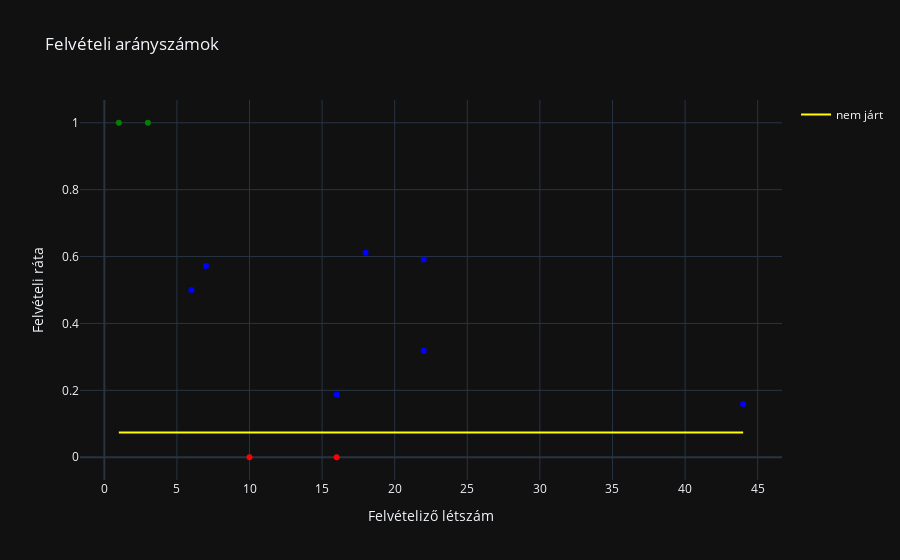
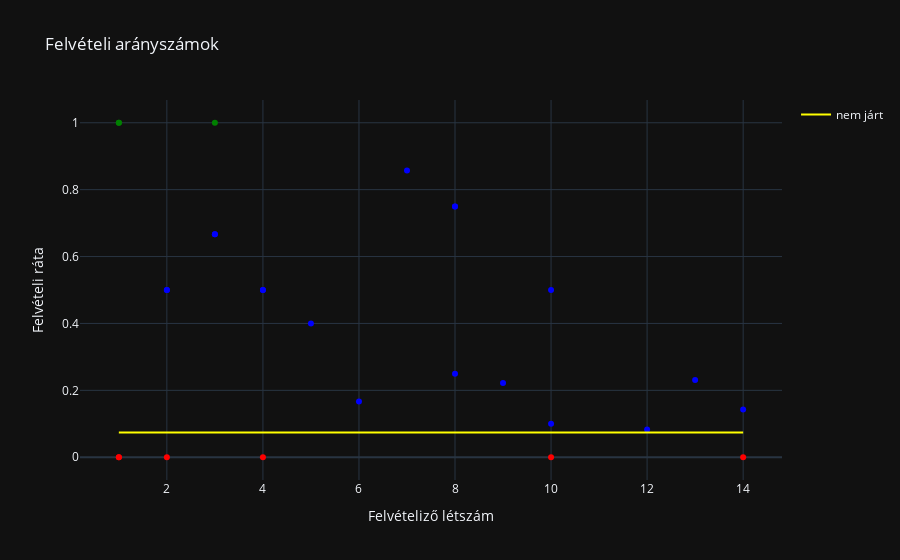
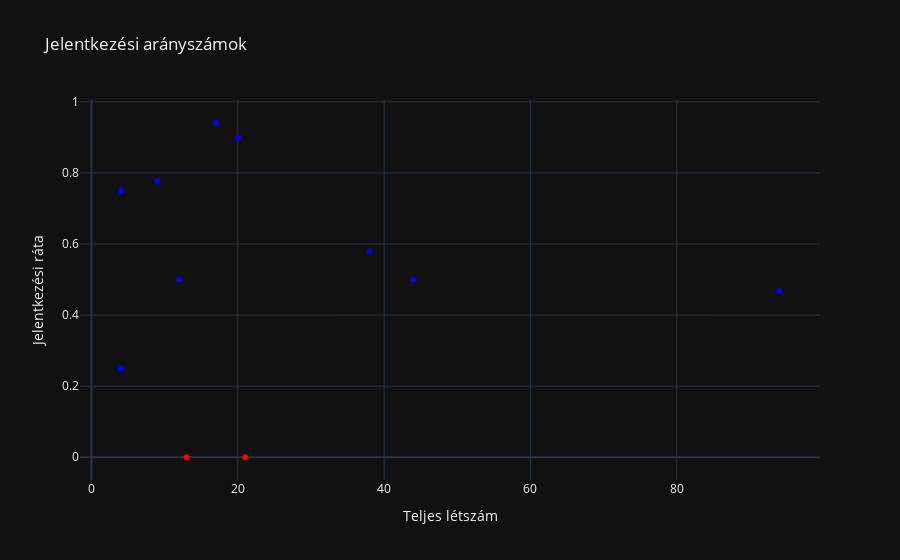
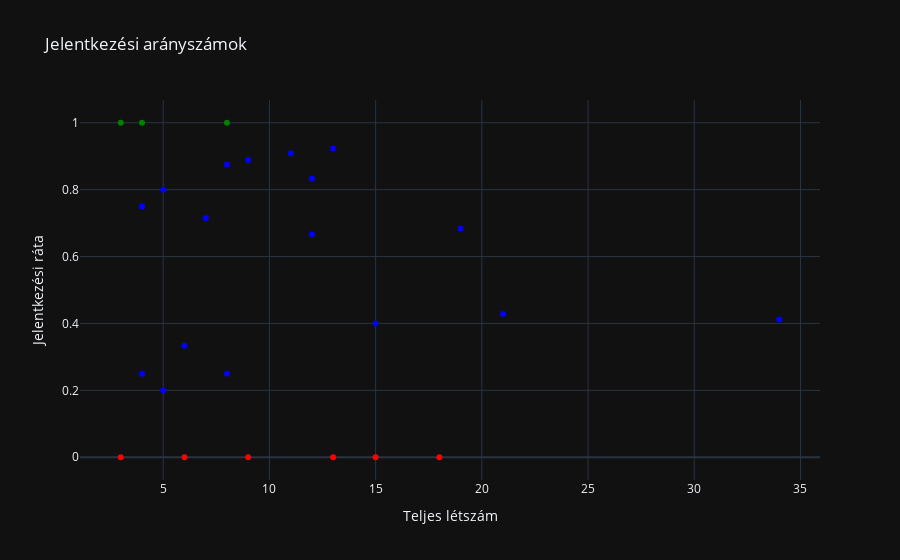

Write notebook code for charts like these, in order.
### Code cell
analize_acceptance_ratio(df)

### Figure 1 — Plotly figure (JSON) as saved in the notebook; plotly's stock layout.template omitted (floating-point values rounded to 4 significant figures)
{"data": [{"customdata": [[0.0], [0.0]], "hovertemplate": "<b>%{hovertext}</b><br><br>Felvételiző létszám=%{x}<br>Felvételi ráta=%{y}<br>Felvett hallgató=%{customdata[0]}<extra></extra>", "hovertext": ["animáció", "építészet"], "legendgroup": "", "marker": {"color": "red", "symbol": "circle"}, "mode": "markers", "name": "", "orientation": "v", "showlegend": false, "x": [16.0, 10.0], "xaxis": "x", "y": [0.0, 0.0], "yaxis": "y", "type": "scatter"}, {"customdata": [[3.0], [1.0]], "hovertemplate": "<b>%{hovertext}</b><br><br>Felvételiző létszám=%{x}<br>Felvételi ráta=%{y}<br>Felvett hallgató=%{customdata[0]}<extra></extra>", "hovertext": ["designkultúra", "formatervezés szakirány"], "legendgroup": "", "marker": {"color": "green", "symbol": "circle"}, "mode": "markers", "name": "", "orientation": "v", "showlegend": false, "x": [3.0, 1.0], "xaxis": "x", "y": [1.0, 1.0], "yaxis": "y", "type": "scatter"}, {"customdata": [[11.0], [3.0], [3.0], [7.0], [13.0], [7.0], [4.0]], "hovertemplate": "<b>%{hovertext}</b><br><br>Felvételiző létszám=%{x}<br>Felvételi ráta=%{y}<br>Felvett hallgató=%{customdata[0]}<extra></extra>", "hovertext": ["formatervezés", "fotográfia", "média design", "rajz", "tervezőgrafika", "textiltervezés", "tárgyalkotás"], "legendgroup": "", "marker": {"color": "blue", "symbol": "circle"}, "mode": "markers", "name": "", "orientation": "v", "showlegend": false, "x": [18.0, 6.0, 16.0, 44.0, 22.0, 22.0, 7.0], "xaxis": "x", "y": [0.6111, 0.5, 0.1875, 0.1591, 0.5909, 0.3182, 0.5714], "yaxis": "y", "type": "scatter"}, {"hoverinfo": "name+y", "line": {"color": "yellow", "width": 2}, "mode": "lines", "name": "nem járt", "x": [1.0, 44.0], "y": [0.07375, 0.07375], "type": "scatter"}], "layout": {"xaxis": {"anchor": "y", "domain": [0.0, 1.0], "title": {"text": "Felvételiző létszám"}}, "yaxis": {"anchor": "x", "domain": [0.0, 1.0], "title": {"text": "Felvételi ráta"}}, "legend": {"tracegroupgap": 0}, "title": {"text": "Felvételi arányszámok"}}}

### Figure 2 — Plotly figure (JSON) as saved in the notebook; plotly's stock layout.template omitted (floating-point values rounded to 4 significant figures)
{"data": [{"customdata": [[2.0], [2.0], [5.0], [2.0], [1.0], [1.0], [3.0], [6.0], [1.0], [2.0], [2.0], [1.0], [1.0], [6.0], [2.0], [6.0], [2.0], [2.0]], "hovertemplate": "<b>%{hovertext}</b><br><br>Felvételiző létszám=%{x}<br>Felvételi ráta=%{y}<br>Felvett hallgató=%{customdata[0]}<extra></extra>", "hovertext": ["7_alkalmas_őszi_2022, 7 alkalmas textil", "7_alkalmas_őszi_2022, 7 alklamas rajz", "előkészítő_2022, formatervezés", "előkészítő_2022, fotográfia", "előkészítő_2022, média design", "előkészítő_2022, rajzbérlet 10 alkalmas ", "előkészítő_2022, rajzbérlet 19 alkalmas ", "előkészítő_2022, tervezőgrafika - haladó", "előkészítő_2022, tervezőgrafika - kezdő", "előkészítő_2022, textiltervezés", "előkészítő_2022, tárgyalkotás", "intenzív 2022, rajz", "intenzív 2022, textil szakirány", "intenzív 2023, formatervezés", "intenzív 2023, média design", "intenzív 2023, tervezőgrafika", "intenzív 2023, textiltervezés", "intenzív 2023, tárgyalkotás"], "legendgroup": "", "marker": {"color": "blue", "symbol": "circle"}, "mode": "markers", "name": "", "orientation": "v", "showlegend": false, "x": [9.0, 14.0, 10.0, 5.0, 12.0, 10.0, 13.0, 8.0, 6.0, 8.0, 4.0, 2.0, 2.0, 8.0, 4.0, 7.0, 3.0, 3.0], "xaxis": "x", "y": [0.2222, 0.1429, 0.5, 0.4, 0.08333, 0.1, 0.2308, 0.75, 0.1667, 0.25, 0.5, 0.5, 0.5, 0.75, 0.5, 0.8571, 0.6667, 0.6667], "yaxis": "y", "type": "scatter"}, {"customdata": [[0.0], [0.0], [0.0], [0.0], [0.0], [0.0]], "hovertemplate": "<b>%{hovertext}</b><br><br>Felvételiző létszám=%{x}<br>Felvételi ráta=%{y}<br>Felvett hallgató=%{customdata[0]}<extra></extra>", "hovertext": ["előkészítő_2022, animáció", "előkészítő_2022, délelőtti rajz", "előkészítő_2022, építészet", "intenzív 2022, animáció szakirány", "intenzív 2022, tervezőgrafika szakirány", "intenzív 2023, rajz"], "legendgroup": "", "marker": {"color": "red", "symbol": "circle"}, "mode": "markers", "name": "", "orientation": "v", "showlegend": false, "x": [14.0, 4.0, 10.0, 2.0, 1.0, 1.0], "xaxis": "x", "y": [0.0, 0.0, 0.0, 0.0, 0.0, 0.0], "yaxis": "y", "type": "scatter"}, {"customdata": [[3.0], [1.0], [1.0]], "hovertemplate": "<b>%{hovertext}</b><br><br>Felvételiző létszám=%{x}<br>Felvételi ráta=%{y}<br>Felvett hallgató=%{customdata[0]}<extra></extra>", "hovertext": ["előkészítő_2022, designkultúra", "intenzív 2022, formatervezés szakirány", "intenzív 2022, fotográfia szakirány"], "legendgroup": "", "marker": {"color": "green", "symbol": "circle"}, "mode": "markers", "name": "", "orientation": "v", "showlegend": false, "x": [3.0, 1.0, 1.0], "xaxis": "x", "y": [1.0, 1.0, 1.0], "yaxis": "y", "type": "scatter"}, {"hoverinfo": "name+y", "line": {"color": "yellow", "width": 2}, "mode": "lines", "name": "nem járt", "x": [1.0, 14.0], "y": [0.07375, 0.07375], "type": "scatter"}], "layout": {"xaxis": {"anchor": "y", "domain": [0.0, 1.0], "title": {"text": "Felvételiző létszám"}}, "yaxis": {"anchor": "x", "domain": [0.0, 1.0], "title": {"text": "Felvételi ráta"}}, "legend": {"tracegroupgap": 0}, "title": {"text": "Felvételi arányszámok"}}}

### Figure 3 — Plotly figure (JSON) as saved in the notebook; plotly's stock layout.template omitted (floating-point values rounded to 4 significant figures)
{"data": [{"customdata": [[0.0], [0.0]], "hovertemplate": "<b>%{hovertext}</b><br><br>Teljes létszám=%{x}<br>Jelentkezési ráta=%{y}<br>Jelentkező hallgató=%{customdata[0]}<extra></extra>", "hovertext": ["animáció", "építészet"], "legendgroup": "", "marker": {"color": "red", "symbol": "circle"}, "mode": "markers", "name": "", "orientation": "v", "showlegend": false, "x": [21.0, 13.0], "xaxis": "x", "y": [0.0, 0.0], "yaxis": "y", "type": "scatter"}, {"customdata": [[3.0], [18.0], [1.0], [6.0], [16.0], [44.0], [22.0], [22.0], [7.0]], "hovertemplate": "<b>%{hovertext}</b><br><br>Teljes létszám=%{x}<br>Jelentkezési ráta=%{y}<br>Jelentkező hallgató=%{customdata[0]}<extra></extra>", "hovertext": ["designkultúra", "formatervezés", "formatervezés szakirány", "fotográfia", "média design", "rajz", "tervezőgrafika", "textiltervezés", "tárgyalkotás"], "legendgroup": "", "marker": {"color": "blue", "symbol": "circle"}, "mode": "markers", "name": "", "orientation": "v", "showlegend": false, "x": [4.0, 20.0, 4.0, 12.0, 17.0, 94.0, 38.0, 44.0, 9.0], "xaxis": "x", "y": [0.75, 0.9, 0.25, 0.5, 0.9412, 0.4681, 0.5789, 0.5, 0.7778], "yaxis": "y", "type": "scatter"}], "layout": {"xaxis": {"anchor": "y", "domain": [0.0, 1.0], "title": {"text": "Teljes létszám"}}, "yaxis": {"anchor": "x", "domain": [0.0, 1.0], "title": {"text": "Jelentkezési ráta"}}, "legend": {"tracegroupgap": 0}, "title": {"text": "Jelentkezési arányszámok"}}}

### Figure 4 — Plotly figure (JSON) as saved in the notebook; plotly's stock layout.template omitted (floating-point values rounded to 4 significant figures)
{"data": [{"customdata": [[9.0], [14.0], [3.0], [10.0], [5.0], [12.0], [10.0], [13.0], [8.0], [6.0], [8.0], [4.0], [1.0], [1.0], [2.0], [2.0], [7.0], [3.0]], "hovertemplate": "<b>%{hovertext}</b><br><br>Teljes létszám=%{x}<br>Jelentkezési ráta=%{y}<br>Jelentkező hallgató=%{customdata[0]}<extra></extra>", "hovertext": ["7_alkalmas_őszi_2022, 7 alkalmas textil", "7_alkalmas_őszi_2022, 7 alklamas rajz", "előkészítő_2022, designkultúra", "előkészítő_2022, formatervezés", "előkészítő_2022, fotográfia", "előkészítő_2022, média design", "előkészítő_2022, rajzbérlet 10 alkalmas ", "előkészítő_2022, rajzbérlet 19 alkalmas ", "előkészítő_2022, tervezőgrafika - haladó", "előkészítő_2022, tervezőgrafika - kezdő", "előkészítő_2022, textiltervezés", "előkészítő_2022, tárgyalkotás", "intenzív 2022, formatervezés szakirány", "intenzív 2022, fotográfia szakirány", "intenzív 2022, rajz", "intenzív 2022, textil szakirány", "intenzív 2023, tervezőgrafika", "intenzív 2023, tárgyalkotás"], "legendgroup": "", "marker": {"color": "blue", "symbol": "circle"}, "mode": "markers", "name": "", "orientation": "v", "showlegend": false, "x": [21.0, 34.0, 4.0, 12.0, 7.0, 13.0, 11.0, 19.0, 9.0, 15.0, 12.0, 5.0, 4.0, 5.0, 6.0, 8.0, 8.0, 4.0], "xaxis": "x", "y": [0.4286, 0.4118, 0.75, 0.8333, 0.7143, 0.9231, 0.9091, 0.6842, 0.8889, 0.4, 0.6667, 0.8, 0.25, 0.2, 0.3333, 0.25, 0.875, 0.75], "yaxis": "y", "type": "scatter"}, {"customdata": [[0.0], [0.0], [0.0], [0.0], [0.0], [0.0]], "hovertemplate": "<b>%{hovertext}</b><br><br>Teljes létszám=%{x}<br>Jelentkezési ráta=%{y}<br>Jelentkező hallgató=%{customdata[0]}<extra></extra>", "hovertext": ["előkészítő_2022, animáció", "előkészítő_2022, délelőtti rajz", "előkészítő_2022, építészet", "intenzív 2022, animáció szakirány", "intenzív 2022, tervezőgrafika szakirány", "intenzív 2023, rajz"], "legendgroup": "", "marker": {"color": "red", "symbol": "circle"}, "mode": "markers", "name": "", "orientation": "v", "showlegend": false, "x": [18.0, 15.0, 13.0, 3.0, 6.0, 9.0], "xaxis": "x", "y": [0.0, 0.0, 0.0, 0.0, 0.0, 0.0], "yaxis": "y", "type": "scatter"}, {"customdata": [[8.0], [4.0], [3.0]], "hovertemplate": "<b>%{hovertext}</b><br><br>Teljes létszám=%{x}<br>Jelentkezési ráta=%{y}<br>Jelentkező hallgató=%{customdata[0]}<extra></extra>", "hovertext": ["intenzív 2023, formatervezés", "intenzív 2023, média design", "intenzív 2023, textiltervezés"], "legendgroup": "", "marker": {"color": "green", "symbol": "circle"}, "mode": "markers", "name": "", "orientation": "v", "showlegend": false, "x": [8.0, 4.0, 3.0], "xaxis": "x", "y": [1.0, 1.0, 1.0], "yaxis": "y", "type": "scatter"}], "layout": {"xaxis": {"anchor": "y", "domain": [0.0, 1.0], "title": {"text": "Teljes létszám"}}, "yaxis": {"anchor": "x", "domain": [0.0, 1.0], "title": {"text": "Jelentkezési ráta"}}, "legend": {"tracegroupgap": 0}, "title": {"text": "Jelentkezési arányszámok"}}}
